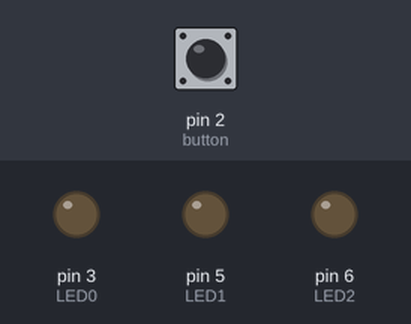
The sketch below on a simulated Arduino Uno, built with avr-gcc and run on an emulated ATmega328P. Shown: output pins drawn as LEDs (lit = HIGH). Dashed ring = blinking. The test bench sets the inputs (shaded band); at power-on: pin 2 (button) HIGH.

Above: at 1.2 s.
1.3 s: pin 2 (button) pulled LOW for 0.15 s
At 1.55 s:
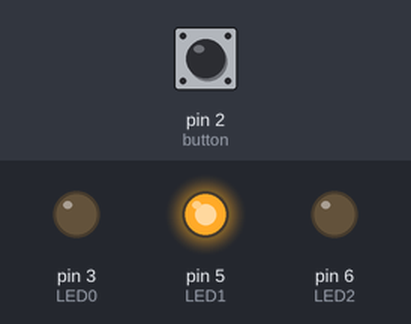
4.3 s: pin 2 (button) pulled LOW for 3.2 s
At 4.75 s:
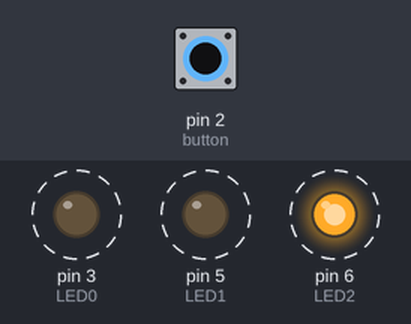
Timing chart, 0 to 9.3 s (numbered marks = the images above; inputs shaded):
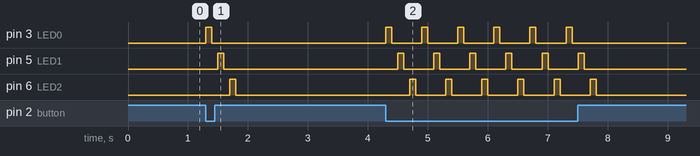

Measured:
- after the input at 1.3 s, pin 3 (LED0): LOW → HIGH at once, → LOW 0.10 s later; pin 5 (LED1): LOW → HIGH after 0.20 s, → LOW 0.10 s later; pin 6 (LED2): LOW → HIGH after 0.40 s, → LOW 0.10 s later
- after the input at 4.3 s, pin 3 (LED0): alternates HIGH for 0.10 s and LOW for 0.50 s, 12 changes in all, then stays LOW, starting at once; pin 5 (LED1): alternates HIGH for 0.10 s and LOW for 0.50 s, 12 changes in all, then stays LOW, starting after 0.20 s

The sketch:

07.ino
```cpp
#define button 2
#define LED0 3
#define LED1 5
#define LED2 6

void setup() {
  // put your setup code here, to run once:

  int loop;

  pinMode(LED0, OUTPUT);
  pinMode(LED1, OUTPUT);
  pinMode(LED2, OUTPUT);
  pinMode(button, INPUT_PULLUP);

}


void loop() {
  // LOW -> HIGH - State will stay on when button released
  // HIGH -> LOW - State will stay off when button released

  int loop = 100;

  while (digitalRead(button) == LOW) {
    digitalWrite(LED0, HIGH);
    delay(loop);
    digitalWrite(LED0, LOW);
    delay(loop);
    digitalWrite(LED1, HIGH);
    delay(loop);
    digitalWrite(LED1, LOW);
    delay(loop);
    digitalWrite(LED2, HIGH);
    delay(loop);
    digitalWrite(LED2, LOW);
    delay(loop);
  }
}
```
